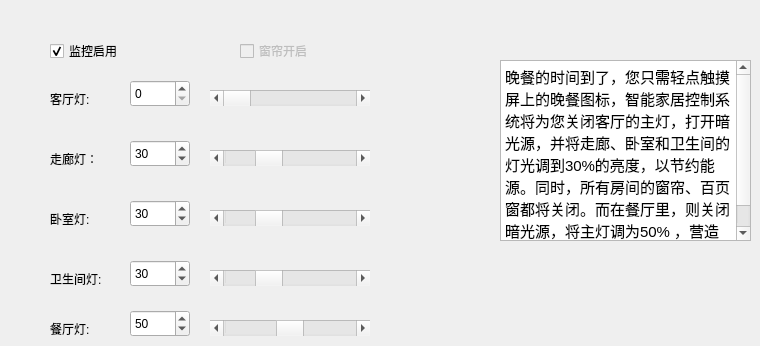
        <widget class="QWidget" name="tabScence3">
         <attribute name="title">
          <string>晚餐</string>
         </attribute>
         <widget class="QTextBrowser" name="textBrowser_10">
          <property name="geometry">
           <rect>
            <x>500</x>
            <y>60</y>
            <width>251</width>
            <height>181</height>
           </rect>
          </property>
          <property name="html">
           <string>&lt;!DOCTYPE HTML PUBLIC &quot;-//W3C//DTD HTML 4.0//EN&quot; &quot;http://www.w3.org/TR/REC-html40/strict.dtd&quot;&gt;
&lt;html&gt;&lt;head&gt;&lt;meta name=&quot;qrichtext&quot; content=&quot;1&quot; /&gt;&lt;style type=&quot;text/css&quot;&gt;
p, li { white-space: pre-wrap; }
&lt;/style&gt;&lt;/head&gt;&lt;body style=&quot; font-family:'文泉驿微米黑'; font-size:10pt; font-weight:400; font-style:normal;&quot;&gt;
&lt;p style=&quot; margin-top:0px; margin-bottom:0px; margin-left:0px; margin-right:0px; -qt-block-indent:0; text-indent:0px;&quot;&gt;&lt;span style=&quot; font-family:'Ubuntu'; font-size:11pt;&quot;&gt;晚餐的时间到了，您只需轻点触摸屏上的晚餐图标，智能家居控制系统将为您关闭客厅的主灯，打开暗光源，并将走廊、卧室和卫生间的灯光调到30%的亮度，以节约能源。同时，所有房间的窗帘、百页窗都将关闭。而在餐厅里，则关闭暗光源，将主灯调为50% ，营造出温馨的进餐环境。&lt;/span&gt;&lt;/p&gt;&lt;/body&gt;&lt;/html&gt;</string>
          </property>
         </widget>
         <widget class="QLabel" name="label_86">
          <property name="geometry">
           <rect>
            <x>50</x>
            <y>210</y>
            <width>66</width>
            <height>17</height>
           </rect>
          </property>
          <property name="text">
           <string>卧室灯:</string>
          </property>
         </widget>
         <widget class="QLabel" name="label_87">
          <property name="geometry">
           <rect>
            <x>50</x>
            <y>90</y>
            <width>66</width>
            <height>17</height>
           </rect>
          </property>
          <property name="text">
           <string>客厅灯:</string>
          </property>
         </widget>
         <widget class="QSpinBox" name="spinBox_33">
          <property name="geometry">
           <rect>
            <x>130</x>
            <y>200</y>
            <width>60</width>
            <height>27</height>
           </rect>
          </property>
          <property name="maximum">
           <number>100</number>
          </property>
          <property name="value">
           <number>30</number>
          </property>
         </widget>
         <widget class="QSpinBox" name="spinBox_34">
          <property name="geometry">
           <rect>
            <x>130</x>
            <y>140</y>
            <width>60</width>
            <height>27</height>
           </rect>
          </property>
          <property name="maximum">
           <number>100</number>
          </property>
          <property name="value">
           <number>30</number>
          </property>
         </widget>
         <widget class="QScrollBar" name="horizontalScrollBar_33">
          <property name="geometry">
           <rect>
            <x>210</x>
            <y>210</y>
            <width>160</width>
            <height>16</height>
           </rect>
          </property>
          <property name="minimum">
           <number>0</number>
          </property>
          <property name="maximum">
           <number>100</number>
          </property>
          <property name="value">
           <number>30</number>
          </property>
          <property name="orientation">
           <enum>Qt::Horizontal</enum>
          </property>
         </widget>
         <widget class="QScrollBar" name="horizontalScrollBar_34">
          <property name="geometry">
           <rect>
            <x>210</x>
            <y>90</y>
            <width>160</width>
            <height>16</height>
           </rect>
          </property>
          <property name="minimum">
           <number>0</number>
          </property>
          <property name="maximum">
           <number>100</number>
          </property>
          <property name="orientation">
           <enum>Qt::Horizontal</enum>
          </property>
         </widget>
         <widget class="QCheckBox" name="checkBox_24">
          <property name="enabled">
           <bool>true</bool>
          </property>
          <property name="geometry">
           <rect>
            <x>50</x>
            <y>40</y>
            <width>97</width>
            <height>22</height>
           </rect>
          </property>
          <property name="acceptDrops">
           <bool>false</bool>
          </property>
          <property name="text">
           <string>监控启用</string>
          </property>
          <property name="checkable">
           <bool>true</bool>
          </property>
          <property name="checked">
           <bool>true</bool>
          </property>
         </widget>
         <widget class="QScrollBar" name="horizontalScrollBar_35">
          <property name="geometry">
           <rect>
            <x>210</x>
            <y>150</y>
            <width>160</width>
            <height>16</height>
           </rect>
          </property>
          <property name="minimum">
           <number>0</number>
          </property>
          <property name="maximum">
           <number>100</number>
          </property>
          <property name="value">
           <number>30</number>
          </property>
          <property name="orientation">
           <enum>Qt::Horizontal</enum>
          </property>
         </widget>
         <widget class="QSpinBox" name="spinBox_35">
          <property name="geometry">
           <rect>
            <x>130</x>
            <y>80</y>
            <width>60</width>
            <height>27</height>
           </rect>
          </property>
          <property name="maximum">
           <number>100</number>
          </property>
          <property name="value">
           <number>0</number>
          </property>
         </widget>
         <widget class="QLabel" name="label_88">
          <property name="geometry">
           <rect>
            <x>50</x>
            <y>150</y>
            <width>66</width>
            <height>17</height>
           </rect>
          </property>
          <property name="text">
           <string>走廊灯：</string>
          </property>
         </widget>
         <widget class="QLabel" name="label_89">
          <property name="geometry">
           <rect>
            <x>50</x>
            <y>270</y>
            <width>66</width>
            <height>17</height>
           </rect>
          </property>
          <property name="text">
           <string>卫生间灯:</string>
          </property>
         </widget>
         <widget class="QScrollBar" name="horizontalScrollBar_36">
          <property name="geometry">
           <rect>
            <x>210</x>
            <y>270</y>
            <width>160</width>
            <height>16</height>
           </rect>
          </property>
          <property name="minimum">
           <number>0</number>
          </property>
          <property name="maximum">
           <number>100</number>
          </property>
          <property name="value">
           <number>30</number>
          </property>
          <property name="orientation">
           <enum>Qt::Horizontal</enum>
          </property>
         </widget>
         <widget class="QSpinBox" name="spinBox_36">
          <property name="geometry">
           <rect>
            <x>130</x>
            <y>260</y>
            <width>60</width>
            <height>27</height>
           </rect>
          </property>
          <property name="maximum">
           <number>100</number>
          </property>
          <property name="value">
           <number>30</number>
          </property>
         </widget>
         <widget class="QScrollBar" name="horizontalScrollBar_37">
          <property name="geometry">
           <rect>
            <x>210</x>
            <y>320</y>
            <width>160</width>
            <height>16</height>
           </rect>
          </property>
          <property name="minimum">
           <number>0</number>
          </property>
          <property name="maximum">
           <number>100</number>
          </property>
          <property name="value">
           <number>50</number>
          </property>
          <property name="orientation">
           <enum>Qt::Horizontal</enum>
          </property>
         </widget>
         <widget class="QSpinBox" name="spinBox_37">
          <property name="geometry">
           <rect>
            <x>130</x>
            <y>310</y>
            <width>60</width>
            <height>27</height>
           </rect>
          </property>
          <property name="maximum">
           <number>100</number>
          </property>
          <property name="value">
           <number>50</number>
          </property>
         </widget>
         <widget class="QLabel" name="label_90">
          <property name="geometry">
           <rect>
            <x>50</x>
            <y>320</y>
            <width>66</width>
            <height>17</height>
           </rect>
          </property>
          <property name="text">
           <string>餐厅灯:</string>
          </property>
         </widget>
         <widget class="QCheckBox" name="checkBox_25">
          <property name="enabled">
           <bool>false</bool>
          </property>
          <property name="geometry">
           <rect>
            <x>240</x>
            <y>40</y>
            <width>97</width>
            <height>22</height>
           </rect>
          </property>
          <property name="text">
           <string>窗帘开启</string>
          </property>
         </widget>
        </widget>
